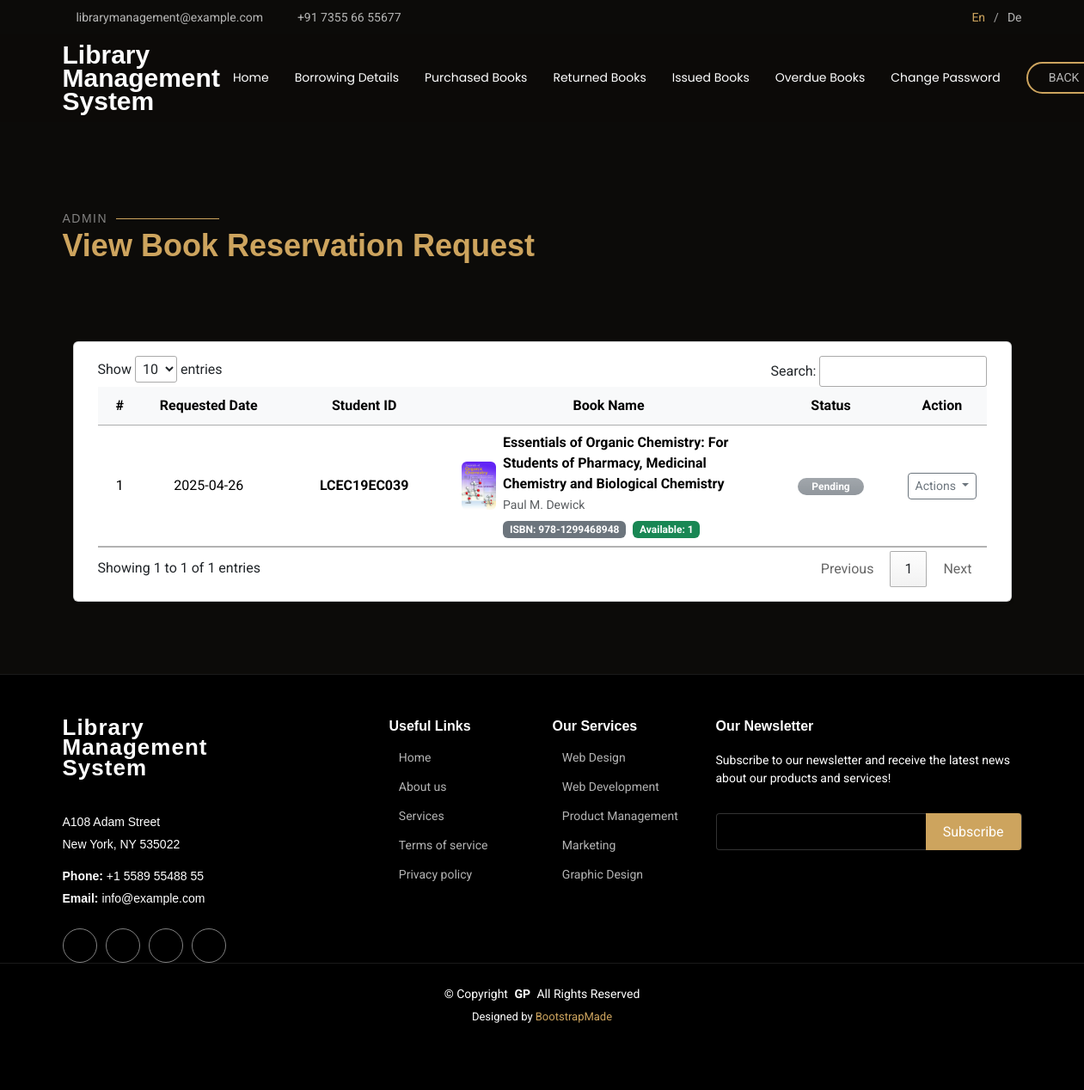
The page /viewreservation/ on the database its author committed.
### home/models.py (models this page shows, shortened)
class Reservation(models.Model):
    book_id = models.ForeignKey(Book, on_delete=models.CASCADE)
    book_title = models.CharField(max_length=255)
    member_id = models.ForeignKey(Member, on_delete=models.CASCADE)
    reservation_date = models.DateTimeField(auto_now_add=True)
    status = models.CharField(max_length=20, choices=(
        ('pending', 'Pending'),
        ('approved', 'Approved'),
        ('cancelled', 'Cancelled')
    ), default='pending')
    class Meta:
        ordering = ['reservation_date']

class Member(models.Model):
    member_id = models.ForeignKey(User, on_delete=models.CASCADE)
    student_id = models.CharField(max_length=150)
    department = models.CharField(max_length=255)
    year_of_study = models.IntegerField()
    phone_number = models.IntegerField()
    address = models.CharField(max_length=255)
    profile_picture = models.ImageField(upload_to='images/', default='images/default_profile.jpg')
    status = models.BooleanField(default=False)

class Book(models.Model):
    title = models.CharField(max_length=255)
    author = models.CharField(max_length=255)
    isbn = models.CharField(max_length=100, unique=True)
    author = models.CharField(max_length=255)
    publication_date = models.DateField()
    genres = models.CharField(max_length=150)
    copies_available = models.PositiveBigIntegerField(default=1)
    description = models.TextField(blank=True, null=True)
    book_cover = models.ImageField(upload_to="book_cover/", default='book_cover/default_cover.jpg')
    book_upload = models.FileField(upload_to="e-book/", default='e-book/default_book.jpg')
    rate = models.DecimalField(max_digits=5, decimal_places=2, default=0.00)

### home/views.py (the view)
# urls.py: path('viewreservation/', views.view_reservaton, name='view_reservation'),
def view_reservaton(request):
    reservations = Reservation.objects.filter(
        status='Pending'
    ).order_by( 'book_title', 'reservation_date')
    return render(request, 'admin-book-reservation.html', {'reservations': reservations})

### home/templates/admin-book-reservation.html (shortened to what this page needs)
{% load static %}
<!DOCTYPE html>
<html lang="en">
<head>
  <link href="{% static 'assets/vendor/bootstrap/css/bootstrap.min.css' %}" rel="stylesheet">
  <link href="{% static 'assets/vendor/bootstrap-icons/bootstrap-icons.css' %}" rel="stylesheet">
  <link href="{% static 'assets/vendor/aos/aos.css' %}" rel="stylesheet">
  <link href="{% static 'assets/vendor/swiper/swiper-bundle.min.css' %}" rel="stylesheet">
  <link href="{% static 'assets/vendor/glightbox/css/glightbox.min.css' %}" rel="stylesheet">
  <link href="{% static 'assets/css/main.css' %}" rel="stylesheet">
  <link rel="stylesheet" type="text/css" href="https://cdn.datatables.net/1.11.5/css/jquery.dataTables.css">
</head>
<body class="starter-page-page">
  <header id="header" class="header fixed-top position-relative">
    <div class="topbar d-flex align-items-center">
      <div class="container d-flex justify-content-center justify-content-md-between">
        <div class="contact-info d-flex align-items-center">
          <i class="bi bi-envelope d-flex align-items-center"><a href="mailto:contact@example.com">librarymanagement@example.com</a></i>
          <i class="bi bi-phone d-flex align-items-center ms-4"><span>+91 7355 66 55677</span></i>
        </div>
        <div class="languages d-none d-md-flex align-items-center">
          <ul>
            <li>En</li>
            <li><a href="#">De</a></li>
          </ul>
        </div>
      </div>
    </div>
    <div class="branding d-flex align-items-cente">
      <div class="container position-relative d-flex align-items-center justify-content-between">
        <a href="{% url 'homepage' %}" class="logo d-flex align-items-center me-auto me-xl-0">
          <h1 class="sitename" style="line-height: 0.9;">Library<br>Management<br>System</h1><br>
        </a>
        <nav id="navmenu" class="navmenu">
          <ul>
            <li><a href="/homepage">Home<br></a></li>
            <li><a href="/borrowing_list">Borrowing Details</a></li>
            <li><a href="/puchased_books">Purchased Books</a></li>
            <li><a href="/returned_books">Returned Books</a></li>
            <li><a href="/admin_issuedbooks">Issued Books</a></li>
            <li><a href="/admin_overdue_books">Overdue Books </a></li>
            <li><a href="/change_password">Change Password</a></li>
          </ul>
        </nav>
        <a class="btn-book-a-table d-none d-xl-block" href="/admin_issuebook">BACK</a>
      </div>
    </div>
  </header>
  <main class="main">
<br><br>
    <section id="starter-section" class="starter-section section">
      <div class="container section-title" data-aos="fade-up">
        <h2>Admin</h2>
        <p>View Book Reservation Request<br></p>
      </div>
      <div class="container" data-aos="fade-up">
        <section class="py-4">
<div class="container">
    <div class="card shadow-sm">
        <div class="card-body">
            <div class="container-fluid table-responsive">
                <table class="table table-hover align-middle" id="reservationTable">
                  <colgroup>
                    <col width="5%">
                    <col width="15%">
                    <col width="20%">
                    <col width="35%">
                    <col width="15%">
                    <col width="10%">
                </colgroup>
                    <thead class="table-light">
                        <tr>
                            <th class="text-center">#</th>
                            <th class="text-center">Requested Date</th>
                            <th class="text-center">Student ID</th>
                            <th class="text-center">Book Name</th>
                            <th class="text-center">Status</th>
                            <th class="text-center">Action</th>
                        </tr>
                    </thead>
                    <tbody>
                        {% for reserve in reservations %}
                        <tr>
                            <td class="text-center">{{ forloop.counter }}</td>
                            <td class="text-center">{{ reserve.reservation_date|date:"Y-m-d" }}</td>
                            <td class="text-center"><strong>{{ reserve.member_id.student_id }}</strong></td>
                            <td>
                                <div class="d-flex align-items-center">
                                    <img src="{{ reserve.book_id.book_cover.url }}"
                                         class="rounded me-2"
                                         width="40"
                                         alt="{{ reserve.book_id.title }}">
                                    <div class="book-info">
                                        <strong class="d-block">{{ reserve.book_id.title }}</strong>
                                        <small class="text-muted">{{ reserve.book_id.author }}</small>
                                        <div class="mt-1">
                                            <span class="badge bg-secondary">ISBN: {{ reserve.book_id.isbn }}</span>
                                            {% if reserve.book_id.copies_available > 0 %}
                                                <span class="badge bg-success ms-1">Available: {{ reserve.book_id.copies_available }}</span>
                                            {% else %}
                                                <span class="badge bg-danger ms-1">Out of Stock</span>
                                            {% endif %}
                                        </div>
                                    </div>
                                </div>
                            </td>
                            <td class="text-center">
                              {% if reserve.status == 'Pending' %}
                              <span class="badge badge-secondary bg-gradient bg-secondary px-3 rounded-pill bg-opacity-75 text-sm py-1">Pending</span>
                              {% elif reserve.status == 'Cancelled' %}
                              <span class="badge badge-danger bg-gradient bg-danger px-3 rounded-pill bg-opacity-75 text-sm py-1">Rejected</span>
                              {% else %}
                              <span class="badge badge-success bg-gradient bg-success px-3 rounded-pill bg-opacity-75 text-sm py-1">Accepted</span>
                              {% endif %}
                            </td>
                            <td class="text-center">
                                {% if reserve %}
                                    {% if reserve.book_id.copies_available > 0 %}
                                        <div class="dropdown action-dropdown">
                                            <button class="btn btn-outline-secondary btn-sm dropdown-toggle"
                                                    type="button"
                                                    data-bs-toggle="dropdown"
                                                    aria-expanded="false">
                                                Actions
                                            </button>
                                        </div>
                                    {% endif %}
                                {% else %}
                                    <span class="text-muted">N/A</span>
                                {% endif %}
                            </td>
                        </tr>
                        {% endfor %}
                    </tbody>
                </table>
            </div>
        </div>
    </div>
</div>
<link rel="stylesheet" href="https://cdn.jsdelivr.net/npm/sweetalert2@11/dist/sweetalert2.min.css">
        </section>
      </div>
    </section>
  </main>
  <footer id="footer" class="footer dark-background">
    <div class="footer-top">
      <div class="container">
        <div class="row gy-4">
          <div class="col-lg-4 col-md-6 footer-about">
            <a href="#" class="logo d-flex align-items-center">
              <span class="sitename" style="line-height: 0.9;">Library<br>Management<br>System</span>
            </a>
            <div class="footer-contact pt-3">
              <p>A108 Adam Street</p>
              <p>New York, NY 535022</p>
              <p class="mt-3"><strong>Phone:</strong> <span>+1 5589 55488 55</span></p>
              <p><strong>Email:</strong> <span>info@example.com</span></p>
            </div>
            <div class="social-links d-flex mt-4">
              <a href=""><i class="bi bi-twitter-x"></i></a>
              <a href=""><i class="bi bi-facebook"></i></a>
              <a href=""><i class="bi bi-instagram"></i></a>
              <a href=""><i class="bi bi-linkedin"></i></a>
            </div>
          </div>
          <div class="col-lg-2 col-md-3 footer-links">
            <h4>Useful Links</h4>
            <ul>
              <li><i class="bi bi-chevron-right"></i> <a href="#"> Home</a></li>
              <li><i class="bi bi-chevron-right"></i> <a href="#"> About us</a></li>
              <li><i class="bi bi-chevron-right"></i> <a href="#"> Services</a></li>
              <li><i class="bi bi-chevron-right"></i> <a href="#"> Terms of service</a></li>
              <li><i class="bi bi-chevron-right"></i> <a href="#"> Privacy policy</a></li>
            </ul>
          </div>
          <div class="col-lg-2 col-md-3 footer-links">
            <h4>Our Services</h4>
            <ul>
              <li><i class="bi bi-chevron-right"></i> <a href="#"> Web Design</a></li>
              <li><i class="bi bi-chevron-right"></i> <a href="#"> Web Development</a></li>
              <li><i class="bi bi-chevron-right"></i> <a href="#"> Product Management</a></li>
              <li><i class="bi bi-chevron-right"></i> <a href="#"> Marketing</a></li>
              <li><i class="bi bi-chevron-right"></i> <a href="#"> Graphic Design</a></li>
            </ul>
          </div>
          <div class="col-lg-4 col-md-12 footer-newsletter">
            <h4>Our Newsletter</h4>
            <p>Subscribe to our newsletter and receive the latest news about our products and services!</p>
            <form action="forms/newsletter.php" method="post" class="php-email-form">
              <div class="newsletter-form"><input type="email" name="email"><input type="submit" value="Subscribe"></div>
            </form>
          </div>
        </div>
      </div>
    </div>
    <div class="copyright">
      <div class="container text-center">
        <p>© <span>Copyright</span> <strong class="px-1 sitename">GP</strong> <span>All Rights Reserved</span></p>
        <div class="credits">
          Designed by <a href="https://bootstrapmade.com/">BootstrapMade</a>
        </div>
      </div>
    </div>
  </footer>
</body>
</html>

### rows shown on the page
Reservation: reservation_date "2025-04-26", member_id.student_id "LCEC19EC039", book_id.book_cover (picture), book_id "Essentials of Organic Chemistry: For Students of Pharmacy, Medicinal Chemistry and Biological Chemistry", book_id.author "Paul M. Dewick", book_id.isbn "978-1299468948", book_id.copies_available "1", status "Pending"
